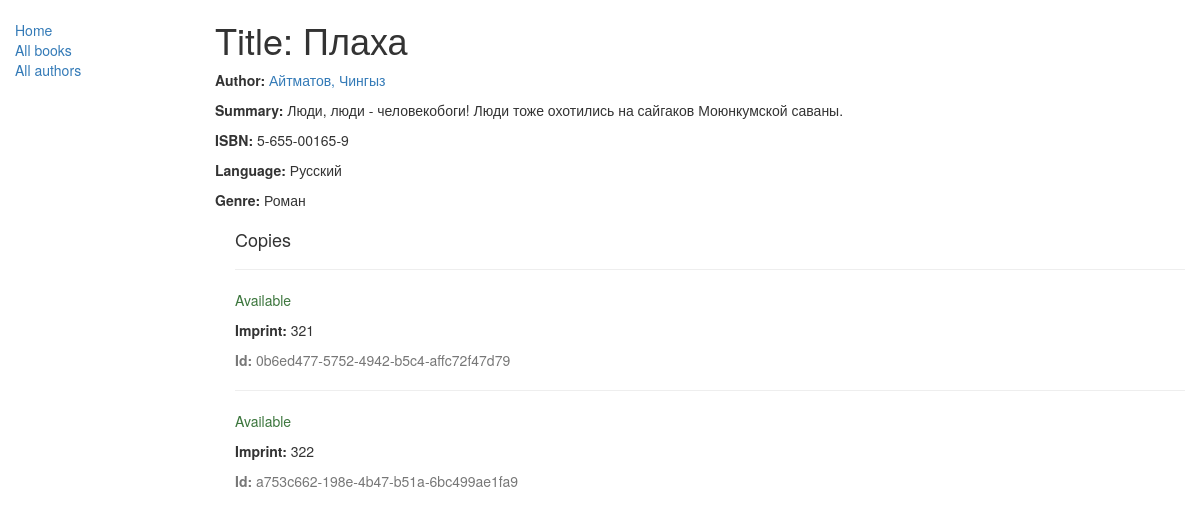
/catalog/book/2, run on the app's committed database.
### catalog/models.py (models this page shows, shortened)
class Book(models.Model):
    title = models.CharField(max_length=200)
    author = models.ForeignKey('Author', on_delete=models.SET_NULL, null=True)
    summary = models.TextField(max_length=1000, help_text="Enter a brief description of the book")
    isbn = models.CharField('ISBN',max_length=13, help_text='13 Character <a href="https://www.isbn-international.org/content/what-isbn">ISBN number</a>')
    genre = models.ManyToManyField(Genre, help_text="Select a genre for this book")
    language = models.ForeignKey('Language', on_delete=models.SET_NULL, null=True)
    def display_genre(self):
        """
        Creates a string for the Genre. This is required to display genre in Admin.
        """
        return ', '.join([ genre.name for genre in self.genre.all()[:3] ])
    display_genre.short_description = 'Genre'

class Author(models.Model):
    first_name = models.CharField(max_length=100)
    last_name = models.CharField(max_length=100)
    date_of_birth = models.DateField(null=True, blank=True)
    date_of_death = models.DateField('Died', null=True, blank=True)
    def __str__(self):
        return '%s, %s' % (self.last_name, self.first_name)

class Language(models.Model):
    name = models.CharField(max_length=100)
    def __str__(self):
        return self.name

class Genre(models.Model):
    name = models.CharField(max_length=200, help_text="Enter a book genre (e.g. Science Fiction, French Poetry etc.)")
    def __str__(self):
        return self.name

class BookInstance(models.Model):
    id = models.UUIDField(primary_key=True, default=uuid.uuid4, help_text="Unique ID for this particular book across whole library")
    book = models.ForeignKey('Book', on_delete=models.SET_NULL, null=True)
    imprint = models.CharField(max_length=200)
    due_back = models.DateField(null=True, blank=True)
    LOAN_STATUS = (
        ('m', 'Maintenance'),
        ('o', 'On loan'),
        ('a', 'Available'),
        ('r', 'Reserved'),
    )
    status = models.CharField(max_length=1, choices=LOAN_STATUS, blank=True, default='m', help_text='Book availability')
    class Meta:
        ordering = ["due_back"]

### catalog/views.py (the view)
# urls.py: url(r'^book/(?P<pk>\d+)$', views.BookDetailView.as_view(), name='book-detail'),
class BookDetailView(generic.DetailView):
    model = Book

### catalog/templates/catalog/book_detail.html (shortened to what this page needs)
{% extends "catalog/base_generic.html" %}
{% block content %}
  <h1>Title: {{ book.title }}</h1>
  <p><strong>Author:</strong> <a href="">{{ book.author }}</a></p>
  <p><strong>Summary:</strong> {{ book.summary }}</p>
  <p><strong>ISBN:</strong> {{ book.isbn }}</p>
  <p><strong>Language:</strong> {{ book.language }}</p>
  <p><strong>Genre:</strong> {% for genre in book.genre.all %} {{ genre }}{% if not forloop.last %}, {% endif %}{% endfor %}</p>
  <div style="margin-left:20px;margin-top:20px">
    <h4>Copies</h4>
    {% for copy in book.bookinstance_set.all %}
    <hr>
    <p class="{% if copy.status == 'a' %}text-success{% elif copy.status == 'd' %}text-danger{% else %}text-warning{% endif %}">{{ copy.get_status_display }}</p>
    <p><strong>Imprint:</strong> {{copy.imprint}}</p>
    <p class="text-muted"><strong>Id:</strong> {{copy.id}}</p>
    {% endfor %}
  </div>
{% endblock %}

### data on the page
Book: title "Плаха", author "Айтматов, Чингыз", summary "Люди, люди - человекобоги! Люди тоже охотились на сайгаков Моюнкумской саваны.", isbn "5-655-00165-9", language "Русский"
Genre: name "Роман"
BookInstance: status "Available", imprint "321", id "0b6ed477-5752-4942-b5c4-affc72f47d79"
BookInstance: status "Available", imprint "322", id "a753c662-198e-4b47-b51a-6bc499ae1fa9"
